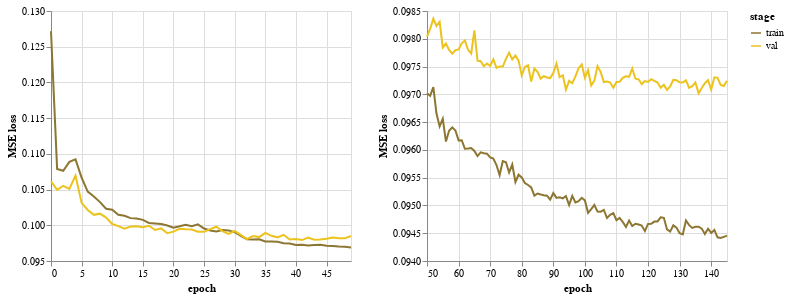

The notebook cell this image was saved under:
### Code cell
plot_losses(
    loss_df.iloc[:50]
) | plot_losses(
    loss_df.iloc[50:]
)

### Figure 1 — Vega-Lite specification as saved in the notebook (floating-point values rounded to 4 significant figures; data arrays with more than 128 entries replaced by an {"elided": "..."} marker saying what was removed)
{"config": {"view": {"continuousWidth": 400, "continuousHeight": 300}}, "hconcat": [{"data": {"name": "data-56d6f3de3a1d720eff3bd9eaf8469905"}, "mark": "line", "encoding": {"color": {"field": "stage", "scale": {"scheme": "darkgold"}, "type": "nominal"}, "x": {"field": "epoch", "scale": {"nice": false}, "type": "quantitative"}, "y": {"field": "MSE loss", "scale": {"zero": false}, "type": "quantitative"}}, "height": 250, "width": 300}, {"data": {"name": "data-ad339c1f3a826f7dd257411717e4b2f2"}, "mark": "line", "encoding": {"color": {"field": "stage", "scale": {"scheme": "darkgold"}, "type": "nominal"}, "x": {"field": "epoch", "scale": {"nice": false}, "type": "quantitative"}, "y": {"field": "MSE loss", "scale": {"zero": false}, "type": "quantitative"}}, "height": 250, "width": 300}], "$schema": "https://vega.github.io/schema/vega-lite/v4.17.0.json", "datasets": {"data-56d6f3de3a1d720eff3bd9eaf8469905": [{"epoch": 0, "stage": "train", "MSE loss": 0.1272}, {"epoch": 1, "stage": "train", "MSE loss": 0.1079}, {"epoch": 2, "stage": "train", "MSE loss": 0.1076}, {"epoch": 3, "stage": "train", "MSE loss": 0.1089}, {"epoch": 4, "stage": "train", "MSE loss": 0.1092}, {"epoch": 5, "stage": "train", "MSE loss": 0.1067}, {"epoch": 6, "stage": "train", "MSE loss": 0.1047}, {"epoch": 7, "stage": "train", "MSE loss": 0.104}, {"epoch": 8, "stage": "train", "MSE loss": 0.1032}, {"epoch": 9, "stage": "train", "MSE loss": 0.1023}, {"epoch": 10, "stage": "train", "MSE loss": 0.1022}, {"epoch": 11, "stage": "train", "MSE loss": 0.1015}, {"epoch": 12, "stage": "train", "MSE loss": 0.1013}, {"epoch": 13, "stage": "train", "MSE loss": 0.101}, {"epoch": 14, "stage": "train", "MSE loss": 0.101}, {"epoch": 15, "stage": "train", "MSE loss": 0.1008}, {"epoch": 16, "stage": "train", "MSE loss": 0.1003}, {"epoch": 17, "stage": "train", "MSE loss": 0.1002}, {"epoch": 18, "stage": "train", "MSE loss": 0.1002}, {"epoch": 19, "stage": "train", "MSE loss": 0.09997}, {"epoch": 20, "stage": "train", "MSE loss": 0.09967}, {"epoch": 21, "stage": "train", "MSE loss": 0.09986}, {"epoch": 22, "stage": "train", "MSE loss": 0.1001}, {"epoch": 23, "stage": "train", "MSE loss": 0.09988}, {"epoch": 24, "stage": "train", "MSE loss": 0.1001}, {"epoch": 25, "stage": "train", "MSE loss": 0.09955}, {"epoch": 26, "stage": "train", "MSE loss": 0.09928}, {"epoch": 27, "stage": "train", "MSE loss": 0.09913}, {"epoch": 28, "stage": "train", "MSE loss": 0.09933}, {"epoch": 29, "stage": "train", "MSE loss": 0.09929}, {"epoch": 30, "stage": "train", "MSE loss": 0.09902}, {"epoch": 31, "stage": "train", "MSE loss": 0.09852}, {"epoch": 32, "stage": "train", "MSE loss": 0.09805}, {"epoch": 33, "stage": "train", "MSE loss": 0.098}, {"epoch": 34, "stage": "train", "MSE loss": 0.09803}, {"epoch": 35, "stage": "train", "MSE loss": 0.09773}, {"epoch": 36, "stage": "train", "MSE loss": 0.09773}, {"epoch": 37, "stage": "train", "MSE loss": 0.09768}, {"epoch": 38, "stage": "train", "MSE loss": 0.09749}, {"epoch": 39, "stage": "train", "MSE loss": 0.09744}, {"epoch": 40, "stage": "train", "MSE loss": 0.09724}, {"epoch": 41, "stage": "train", "MSE loss": 0.09726}, {"epoch": 42, "stage": "train", "MSE loss": 0.09719}, {"epoch": 43, "stage": "train", "MSE loss": 0.09723}, {"epoch": 44, "stage": "train", "MSE loss": 0.09728}, {"epoch": 45, "stage": "train", "MSE loss": 0.09715}, {"epoch": 46, "stage": "train", "MSE loss": 0.0971}, {"epoch": 47, "stage": "train", "MSE loss": 0.09704}, {"epoch": 48, "stage": "train", "MSE loss": 0.09701}, {"epoch": 49, "stage": "train", "MSE loss": 0.09689}, {"epoch": 0, "stage": "val", "MSE loss": 0.1062}, {"epoch": 1, "stage": "val", "MSE loss": 0.105}, {"epoch": 2, "stage": "val", "MSE loss": 0.1055}, {"epoch": 3, "stage": "val", "MSE loss": 0.1051}, {"epoch": 4, "stage": "val", "MSE loss": 0.107}, {"epoch": 5, "stage": "val", "MSE loss": 0.1031}, {"epoch": 6, "stage": "val", "MSE loss": 0.1021}, {"epoch": 7, "stage": "val", "MSE loss": 0.1015}, {"epoch": 8, "stage": "val", "MSE loss": 0.1016}, {"epoch": 9, "stage": "val", "MSE loss": 0.1011}, {"epoch": 10, "stage": "val", "MSE loss": 0.1002}, {"epoch": 11, "stage": "val", "MSE loss": 0.09988}, {"epoch": 12, "stage": "val", "MSE loss": 0.09953}, {"epoch": 13, "stage": "val", "MSE loss": 0.09982}, {"epoch": 14, "stage": "val", "MSE loss": 0.09986}, {"epoch": 15, "stage": "val", "MSE loss": 0.09971}, {"epoch": 16, "stage": "val", "MSE loss": 0.09993}, {"epoch": 17, "stage": "val", "MSE loss": 0.09934}, {"epoch": 18, "stage": "val", "MSE loss": 0.09956}, {"epoch": 19, "stage": "val", "MSE loss": 0.09889}, {"epoch": 20, "stage": "val", "MSE loss": 0.09911}, {"epoch": 21, "stage": "val", "MSE loss": 0.09951}, {"epoch": 22, "stage": "val", "MSE loss": 0.09943}, {"epoch": 23, "stage": "val", "MSE loss": 0.0994}, {"epoch": 24, "stage": "val", "MSE loss": 0.09909}, {"epoch": 25, "stage": "val", "MSE loss": 0.09908}, {"epoch": 26, "stage": "val", "MSE loss": 0.09946}, {"epoch": 27, "stage": "val", "MSE loss": 0.0998}, {"epoch": 28, "stage": "val", "MSE loss": 0.09918}, {"epoch": 29, "stage": "val", "MSE loss": 0.0988}, {"epoch": 30, "stage": "val", "MSE loss": 0.0992}, {"epoch": 31, "stage": "val", "MSE loss": 0.09865}, {"epoch": 32, "stage": "val", "MSE loss": 0.09808}, {"epoch": 33, "stage": "val", "MSE loss": 0.09849}, {"epoch": 34, "stage": "val", "MSE loss": 0.09835}, {"epoch": 35, "stage": "val", "MSE loss": 0.09893}, {"epoch": 36, "stage": "val", "MSE loss": 0.09853}, {"epoch": 37, "stage": "val", "MSE loss": 0.09831}, {"epoch": 38, "stage": "val", "MSE loss": 0.09867}, {"epoch": 39, "stage": "val", "MSE loss": 0.09802}, {"epoch": 40, "stage": "val", "MSE loss": 0.09809}, {"epoch": 41, "stage": "val", "MSE loss": 0.09793}, {"epoch": 42, "stage": "val", "MSE loss": 0.09829}, {"epoch": 43, "stage": "val", "MSE loss": 0.09798}, {"epoch": 44, "stage": "val", "MSE loss": 0.09803}, {"epoch": 45, "stage": "val", "MSE loss": 0.0981}, {"epoch": 46, "stage": "val", "MSE loss": 0.09827}, {"epoch": 47, "stage": "val", "MSE loss": 0.09819}, {"epoch": 48, "stage": "val", "MSE loss": 0.09817}, {"epoch": 49, "stage": "val", "MSE loss": 0.0985}], "data-ad339c1f3a826f7dd257411717e4b2f2": {"elided": "192 records"}}}
